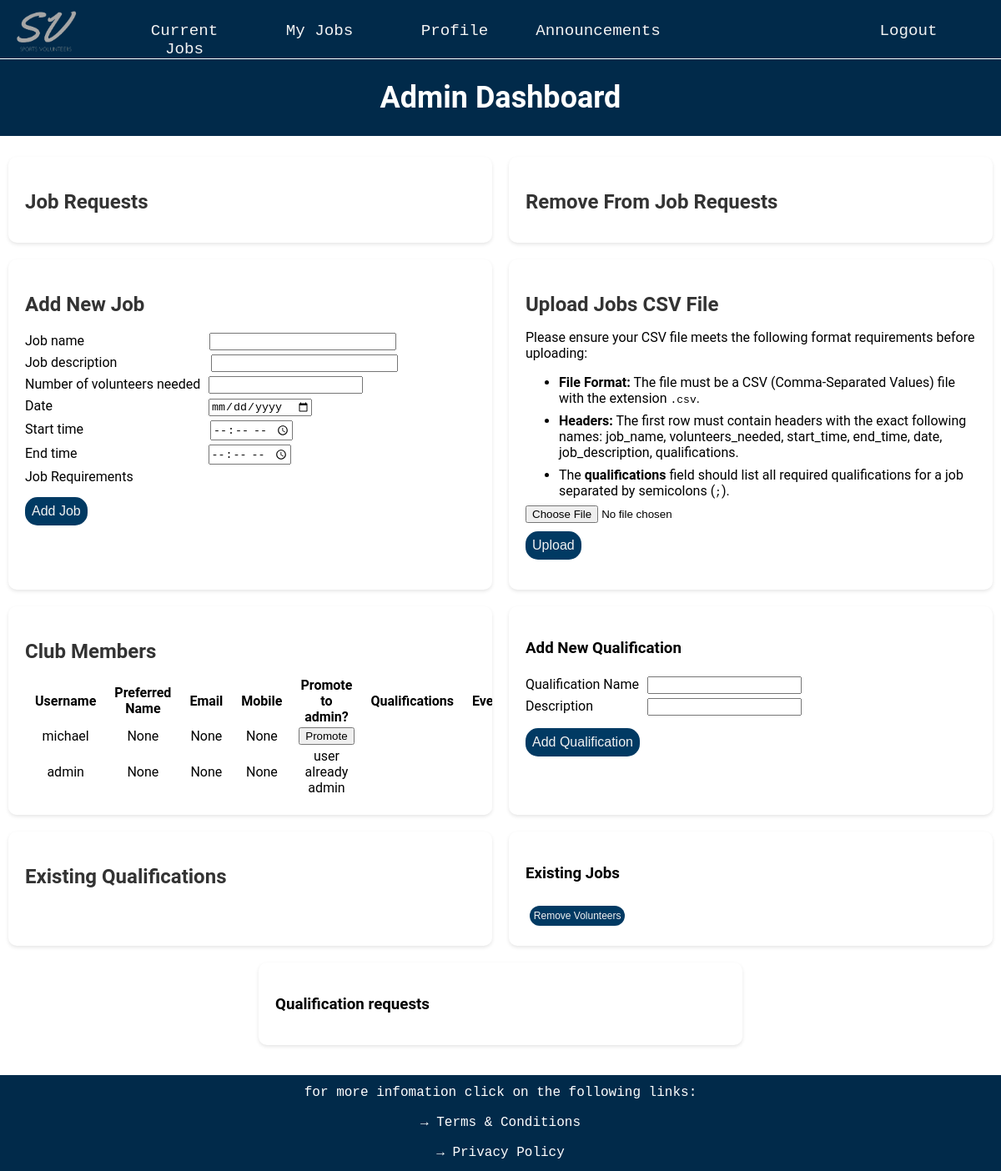
The page /admin (signed in) on the database its author committed.
### website/databases.py (models this page shows, shortened)
class User(UserMixin, db.Model):
    __tablename__ = 'users'
    user_id = db.Column(db.Integer, primary_key=True, autoincrement=True)
    username = db.Column(db.String(16), index=True, unique=True)
    password_hash = db.Column(db.String(64))
    email = db.Column(db.String(30))
    mobile = db.Column(db.String(15))
    preferred_name = db.Column(db.String(15))
    dob = db.Column(db.String(11))
    address = db.Column(db.String(50))
    jobs_completed = db.Column(db.Integer)
    admin = db.Column(db.Boolean)
    details = db.Column(db.String(255))
    qualifications = db.relationship('Qualification', secondary=user_qualifications,
                                     backref=db.backref('users', lazy='subquery'))
    jobs = db.relationship('Jobs', secondary='user_job_link',
                           backref=db.backref('assigned_users', lazy='dynamic'))

### website/routes.py (the view, shortened to what this page needs)
@app.route('/admin', methods=['GET', 'POST'])
def admin():
    users = User.query.order_by(desc(User.jobs_completed)).all()
    qualifications = Qualification.query.all()
    new_job_form = newJobForm()
    jobs = Jobs.query.all()
    user_job_link = UserJobLink.query.all()
    requests = Requests.query.join(User).order_by(User.jobs_completed).all()
    qualification_requests = QualificationRequests.query.join(User).all()
    remove_requests = RemoveRequests.query.join(User).order_by(User.jobs_completed).all()
    new_job_form.job_requirements.choices = [(q.qualifications_id, q.qualification_name) for q in qualifications]
    qualification_form = QualificationForm()
    if 'delete_account_id' in request.form:
        user_delete_id = request.form['delete_account_id']
        user_delete = User.query.filter_by(user_id=user_delete_id).first()
        db.session.delete(user_delete)
        db.session.commit()
        return redirect(url_for('admin'))
    elif 'add_admin_user_id' in request.form:
        user_id = request.form['add_admin_user_id']
        user = User.query.filter_by(user_id = user_id).first()
        user.set_admin(True)
        db.session.commit()
        return redirect(url_for('admin'))
    elif 'increase_user_id' in request.form:
        user_id = request.form['increase_user_id']
        user = User.query.filter_by(user_id = user_id).first()
        user.increase_jobs()
        db.session.commit()
        return redirect(url_for('admin'))
    elif 'decrease_user_id' in request.form:
        user_id = request.form['decrease_user_id']
        user = User.query.filter_by(user_id=user_id).first()
        user.decrease_jobs()
        db.session.commit()
        return redirect(url_for('admin'))
    return render_template('admin.html', users=users, new_job_form=new_job_form, qualification_form=qualification_form,
                           qualifications=qualifications, requests = requests, remove_requests = remove_requests,
                           jobs = jobs, user_job_link = user_job_link, all_users = User,
                           prescription_level = prescription_level, qualification_requests = qualification_requests)

### website/forms.py
class newJobForm(FlaskForm):
    job_name = StringField('Job name', validators=[input_required()])
    job_description = StringField('Job description', validators=[input_required()])
    volunteers_needed = IntegerField('Number of volunteers needed', validators=[input_required(), NumberRange(min=0)])
    start_time = TimeField('Start time', validators=[input_required()])
    end_time = TimeField('End time', validators=[input_required()])
    date = DateField('Date', validators=[input_required()], format='%Y-%m-%d')
    job_requirements = MultiCheckboxField('Job Requirements', coerce=int)
    submit = SubmitField('Add Job')

class QualificationForm(FlaskForm):
    qualification_name = StringField('Qualification Name', validators=[input_required()])
    qualification_description = StringField('Description', validators=[input_required()])
    submit = SubmitField('Add Qualification')

### website/routes.py (called while the page is built)
@lm.user_loader
def load_user(user_id):
    return User.query.get(int(user_id))

### website/templates/admin.html (shortened to what this page needs)
{% extends "layout.html" %}
{% block page_content %}
<div class="p-title-box-admin">
    <h1 class = 'profile-title'>Admin Dashboard</h1>
</div>
<div class="admin-container">
    <div class="admin-box admin-scrollable-box">
        <h2>Job Requests</h2>
    </div>
    <div class="admin-box admin-scrollable-box">
        <h2>Remove From Job Requests</h2>
    </div>
    <div class="admin-box">
        <h2>Add New Job</h2>
        <div class="admin-new-job">
        <form action="" method="POST">
            <div>
                {{ new_job_form.job_name.label }} {{ new_job_form.job_name(class="admin-new-job-name") }}
            </div>
            <div>
                {{ new_job_form.job_description.label }} {{ new_job_form.job_description(class="admin-new-job-desc") }}
            </div>
            <div>
                {{ new_job_form.volunteers_needed.label }} {{ new_job_form.volunteers_needed(class="admin-new-job-vol") }}
            </div>
            <div>
                {{ new_job_form.date.label }} {{ new_job_form.date(class="admin-new-job-date") }}
            </div>
            <div>
                {{ new_job_form.start_time.label }} {{ new_job_form.start_time(class="admin-new-job-stime") }}
            </div>
            <div>
                {{ new_job_form.end_time.label }} {{ new_job_form.end_time(class="admin-new-job-etime") }}
            </div>
            <div>
                {{ new_job_form.job_requirements.label }}
            </div>
            <div>
                {{ new_job_form.submit(class='admin-button') }}
            </div>
        </form>
        </div>
    </div>
    <div class="admin-box">
        <h2>Upload Jobs CSV File</h2>
        {% if prescription_level == 'free' %}
        upgrade to premium to unlock this feature
        {% else %}
        <div class="upload-instructions">
            <p>Please ensure your CSV file meets the following format requirements before uploading:</p>
            <ul>
                <li class="upload-instructions-li"><strong>File Format:</strong> The file must be a CSV (Comma-Separated Values) file with the extension <code>.csv</code>.</li>
                <li class="upload-instructions-li"><strong>Headers:</strong> The first row must contain headers with the exact following names: job_name, volunteers_needed, start_time, end_time, date, job_description, qualifications.</li>
                <li class="upload-instructions-li">The <strong>qualifications</strong> field should list all required qualifications for a job separated by semicolons (<code>;</code>).</li>
            </ul>
            <form method="POST" action="/upload_jobs" enctype="multipart/form-data">
                <input type="file" name="file">
                <input type="submit" value="Upload" class="admin-button">
            </form>
        </div>
        {% endif %}
    </div>
    <div class="admin-box admin-scrollable-box">
        <h2>Club Members</h2>
        <table class="admin-club-member">
            <thead class="admin-club-table">
                <tr>
                    <th>Username</th>
                    <th>Preferred Name</th>
                    <th>Email</th>
                    <th>Mobile</th>
                    <th>Promote to admin?</th>
                    <th>Qualifications</th>
                    <th>Events</th>
                </tr>
            </thead>
            <tbody>
            {% for user in users %}
            <tr>
                <td>{{ user.username }}</td>
                <td>{{ user.preferred_name }}</td>
                <td>{{ user.email }}</td>
                <td>{{ user.mobile }}</td>
                {% if not user.admin %}
                <td>
                    <div>
                        <form method="post" onclick="return confirm('Are you sure you want to promote user to an admin?');">
                            <input type="submit" value="Promote" class="class='admin-button'">
                        </form>
                    </div>
                </td>
                {% else %}
                <td>user already admin</td>
                {% endif %}
                <td>
                </td>
                <td>{{ user.events }}</td>
            </tr>
            {% endfor %}
            </tbody>
        </table>
    </div>
    <div class="admin-box">
        <h3>Add New Qualification</h3>
        <form action="" method="POST">
            <div class="admin-new-qual">
                <div>
                    {{ qualification_form.qualification_name.label }} {{ qualification_form.qualification_name(class="admin-new-qual-name") }}
                </div>
                <div>
                    {{ qualification_form.qualification_description.label }} {{ qualification_form.qualification_description(class="admin-new-qualdesc") }}
                </div>
                <div>
                    {{ qualification_form.submit(class='admin-button') }}
                </div>
            </div>
        </form>
    </div>
    <div class="admin-box admin-scrollable-box">
        <h2>Existing Qualifications</h2>
    </div>
    <div class="admin-box admin-scrollable-box">
        <h3>Existing Jobs</h3>
        <button class='remove-volunteer-button' onclick="showRemoveButtons()">Remove Volunteers</button>
    </div>
    <div class="admin-box admin-scrollable-box">
        <h3>Qualification requests</h3>
    </div>
</div>
{% endblock %}

### website/static/styles.css (style rules this page uses)
li { float: left; }
.profile-title, .timetable-title { text-align: center; font-size: 3vw; color: white; }
.p-title-box-admin { background-color: #012A4A; padding: 1px; margin-bottom: 25px; border-top: 1px solid white; }
.admin-container { display: flex; flex-wrap: wrap; justify-content: space-around; margin-top: 20px; }
.admin-box { background-color: #ffffff; border-radius: 10px; box-shadow: 0 2px 4px rgba(0,0,0,0.1); width: 45%; margin-bottom: 20px; padding: 20px; }
.admin-button { display: block; margin-top: 10px; font-size: 2vh; background-color: #013A63; color: #F2F2F2; border: none; outline: none; cursor: pointer; padding: 0.5rem; border-radius: 15px; }
.upload-instructions-li { margin-bottom: 0.5rem; }
.admin-scrollable-box { max-height: 400px; overflow: auto; }
.admin-box h2 { color: #333; margin-bottom: 15px; }
.admin-new-job div, .admin-new-qual div { padding-top:5px; }
.admin-new-job-name, .admin-new-job-desc { width: 40%; margin-left:146px; max-width:40%; }
.admin-new-job-desc { margin-left:109px; }
.admin-new-job-vol, .admin-new-qual-name { margin-left: 6px; }
.admin-new-job-stime { margin-left:148px; }
.admin-new-job-etime { margin-left:153px; }
.admin-new-job-date { margin-left:183px; }
.admin-club-member tr:nth-child(n+1) { text-align: center; }
.admin-club-member div { display: inline-block; }
.admin-club-table th { padding:0px 10px; }
.admin-new-qualdesc { margin-left: 61px; }
.upload-instructions { margin-bottom: 1rem; }
.remove-volunteer-button { display: inline-block; margin: 10px 0 4px 5px; font-size: 1vw; background-color: #013A63; color: #F2F2F2; border: none; outline: none; cursor: pointer; border-radius: 15px; padding: 0.3rem; }

### rows shown on the page
User: username "michael", preferred_name "None", email "None", mobile "None"
User: username "admin", preferred_name "None", email "None", mobile "None", admin "user already admin"

### other values the page prints
{{ new_job_form.job_name.label }} "Job name"
{{ new_job_form.job_description.label }} "Job description"
{{ new_job_form.volunteers_needed.label }} "Number of volunteers needed"
{{ new_job_form.date.label }} "Date"
{{ new_job_form.start_time.label }} "Start time"
{{ new_job_form.end_time.label }} "End time"
{{ new_job_form.job_requirements.label }} "Job Requirements"
{{ qualification_form.qualification_name.label }} "Qualification Name"
{{ qualification_form.qualification_description.label }} "Description"
